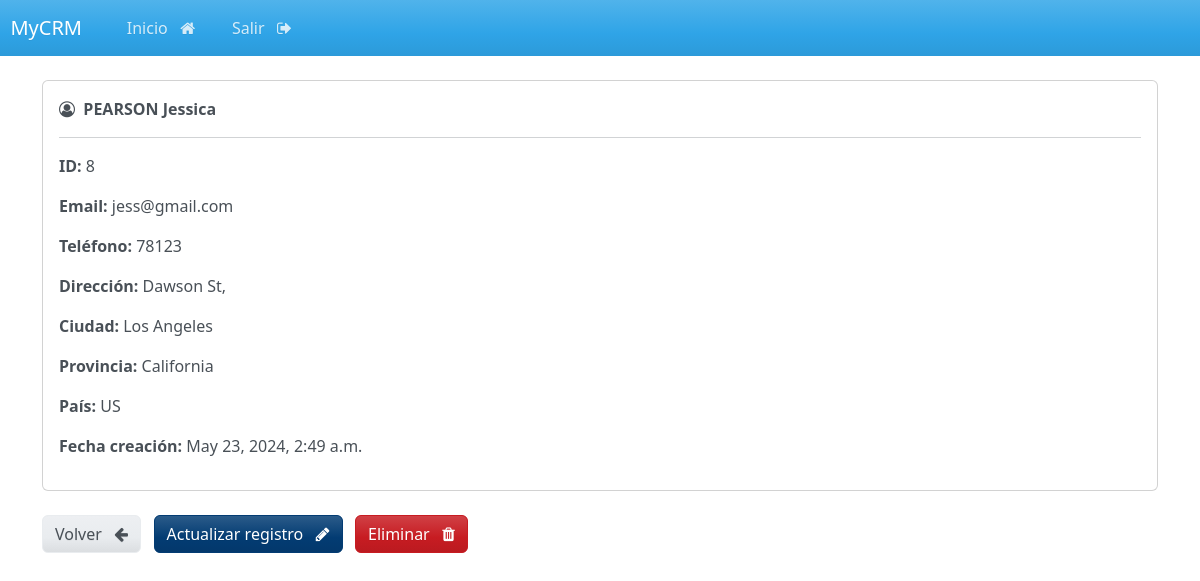
The page /record/8 (signed in) on the database its author committed.
### crm/models.py (models this page shows, shortened)
class Record(models.Model):
    creation_date=models.DateTimeField(auto_now_add=True)
    first_name=models.CharField(max_length=100)
    last_name=models.CharField(max_length=100)
    email=models.CharField(max_length=255)
    phone=models.CharField(max_length=20)
    address=models.CharField(max_length=300)
    city=models.CharField(max_length=200)
    province=models.CharField(max_length=200)
    country=models.CharField(max_length=125)

### crm/views.py (the view)
# urls.py: path('record/<int:pk>', views.view_record,name='view_record'),
@login_required(login_url='login')
def view_record(request,pk):
    all_records=Record.objects.get(id=pk)
    context={
        'record':all_records
    }
    return render(request,'crm/view_record.html',context)

### crm/templates/crm/view_record.html (shortened to what this page needs)
{% extends "crm/base.html" %}
{% block content %}
    <div class="card">
        <div class="card-body">
            <i class="fa fa-user-circle-o" aria-hidden="true"></i>&nbsp;
            <strong>
                {{record.last_name|upper}}
                {{record.first_name}}
            </strong>
            <hr>
            <p> <strong>ID: </strong>  {{record.id}} </p>
            <p> <strong>Email: </strong>  {{record.email}} </p>
            <p> <strong>Teléfono: </strong>  {{record.phone}} </p>
            <p> <strong>Dirección: </strong>  {{record.address}} </p>
            <p> <strong>Ciudad: </strong>  {{record.city}} </p>
            <p> <strong>Provincia: </strong>  {{record.province}} </p>
            <p> <strong>País: </strong>  {{record.country}} </p>
            <p> <strong>Fecha creación: </strong>  {{record.creation_date}} </p>
        </div>
    </div>
    <br>
    <a href="{% url 'dashboard' %}" class="btn btn-secondary">Volver &nbsp; <i class="fa fa-arrow-left" aria-hidden="true"></i></a>
    <a href="{% url 'update_record' record.id %}" class="btn btn-info">Actualizar registro &nbsp; <i class="fa fa-pencil" aria-hidden="true"></i>
    </a>
    <a href="{% url "delete_record" record.id %}" class="btn btn-danger">Eliminar &nbsp; <i class="fa fa-trash" aria-hidden="true"></i>
    </a>
{% endblock content %}

### rows shown on the page
Record: last_name "PEARSON", first_name "Jessica", id "8", email "jess@gmail.com", phone "78123", address "Dawson St,", city "Los Angeles", province "California", country "US", creation_date "May 23, 2024, 2:49 a.m."
